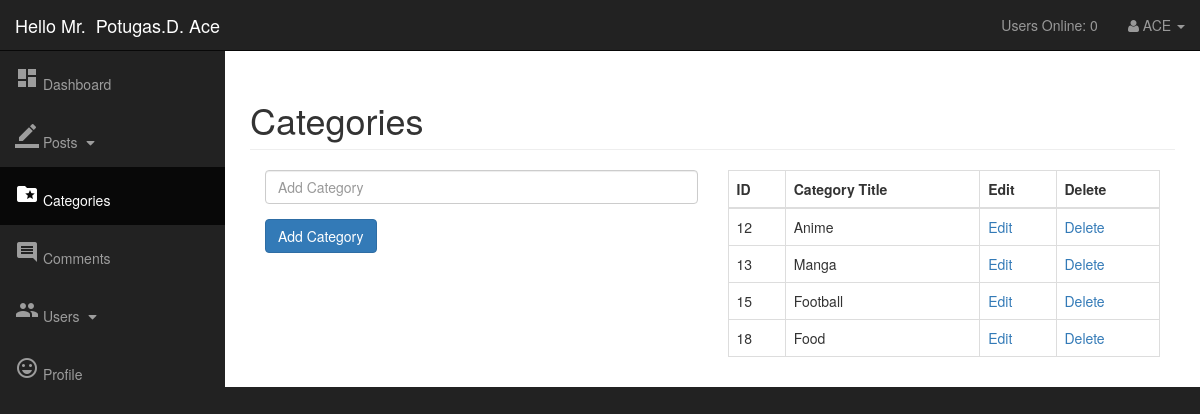
Page /admin/categories.php (signed in) on the committed database.
### tables this page shows
CREATE TABLE `categories` (
  `cat_id` int(3) NOT NULL,
  `cat_title` varchar(255) NOT NULL
);

### admin/functions.php (the view, shortened to what this page needs)
<?php
function findAllCategories(){
    global $connection;
    $query = "SELECT * FROM categories";
    $select_categories = mysqli_query($connection, $query);
    while ($row = mysqli_fetch_assoc($select_categories)){
        $cat_id = $row['cat_id'];
        $cat_title = $row['cat_title'];
        echo "<tr>";
        echo "<td>{$cat_id}</td>";
        echo "<td>{$cat_title}</td>";
        echo "<td><a href='categories.php?edit={$cat_id}'>Edit</a></td>";
        echo "<td><a href='categories.php?delete={$cat_id}'>Delete</a></td>";
        echo "</tr>";
    }
}

### admin/css/admin-styles.css (style rules this page uses)
body { margin-top: 100px; background-color: #222; }
@media (min-width:768px) { body { margin-top: 50px; } }

### rows in the picture
categories: cat_id "12", cat_title "Anime"
categories: cat_id "13", cat_title "Manga"
categories: cat_id "15", cat_title "Football"
categories: cat_id "18", cat_title "Food"

### other values in the picture
$_SESSION['firstname'] "Potugas.D."
$_SESSION['lastname'] "Ace"
users_online() "0"
$_SESSION['username'] "ACE"
